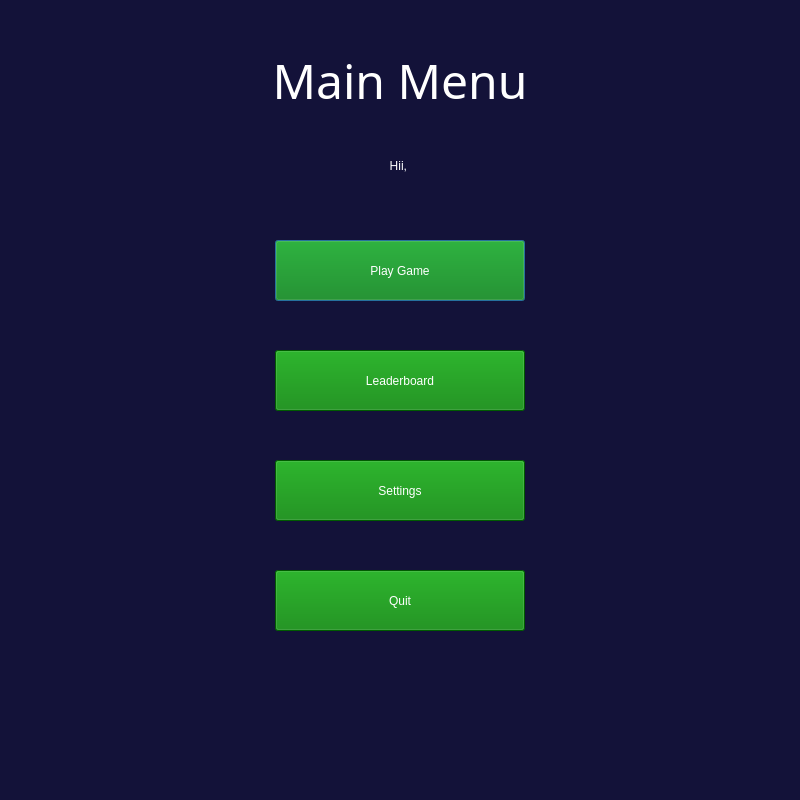
<?xml version="1.0" encoding="UTF-8"?>
<ui version="4.0">
 <class>f_mainmenu_frame</class>
 <widget class="QDialog" name="f_mainmenu_frame">
  <property name="geometry">
   <rect>
    <x>0</x>
    <y>0</y>
    <width>800</width>
    <height>800</height>
   </rect>
  </property>
  <property name="windowTitle">
   <string>Dialog</string>
  </property>
  <property name="styleSheet">
   <string notr="true">background-color:#131239;</string>
  </property>
  <widget class="QLabel" name="labelHeading">
   <property name="geometry">
    <rect>
     <x>230</x>
     <y>40</y>
     <width>340</width>
     <height>80</height>
    </rect>
   </property>
   <property name="font">
    <font>
     <family>Copperplate Gothic Light</family>
     <pointsize>36</pointsize>
     <weight>50</weight>
     <italic>false</italic>
     <bold>false</bold>
    </font>
   </property>
   <property name="styleSheet">
    <string notr="true">font: 36pt &quot;Copperplate Gothic Light&quot;;
color:white;

</string>
   </property>
   <property name="text">
    <string>Main Menu</string>
   </property>
   <property name="alignment">
    <set>Qt::AlignCenter</set>
   </property>
  </widget>
  <widget class="QPushButton" name="f_playgame">
   <property name="geometry">
    <rect>
     <x>275</x>
     <y>240</y>
     <width>250</width>
     <height>61</height>
    </rect>
   </property>
   <property name="cursor">
    <cursorShape>PointingHandCursor</cursorShape>
   </property>
   <property name="styleSheet">
    <string notr="true">font: 16pt &quot;Arial Rounded MT Bold&quot;;
padding:15px;
background-color:green;
color:white;

</string>
   </property>
   <property name="text">
    <string>Play Game</string>
   </property>
  </widget>
  <widget class="QPushButton" name="f_leaderboard">
   <property name="geometry">
    <rect>
     <x>275</x>
     <y>350</y>
     <width>250</width>
     <height>61</height>
    </rect>
   </property>
   <property name="cursor">
    <cursorShape>PointingHandCursor</cursorShape>
   </property>
   <property name="styleSheet">
    <string notr="true">font: 16pt &quot;Arial Rounded MT Bold&quot;;
padding:15px;
background-color:green;
color:white;

</string>
   </property>
   <property name="text">
    <string>Leaderboard</string>
   </property>
  </widget>
  <widget class="QPushButton" name="f_settings">
   <property name="geometry">
    <rect>
     <x>275</x>
     <y>460</y>
     <width>250</width>
     <height>61</height>
    </rect>
   </property>
   <property name="cursor">
    <cursorShape>PointingHandCursor</cursorShape>
   </property>
   <property name="styleSheet">
    <string notr="true">font: 16pt &quot;Arial Rounded MT Bold&quot;;
padding:15px;
background-color:green;
color:white;

</string>
   </property>
   <property name="text">
    <string>Settings</string>
   </property>
  </widget>
  <widget class="QPushButton" name="f_quit">
   <property name="geometry">
    <rect>
     <x>275</x>
     <y>570</y>
     <width>250</width>
     <height>61</height>
    </rect>
   </property>
   <property name="cursor">
    <cursorShape>PointingHandCursor</cursorShape>
   </property>
   <property name="styleSheet">
    <string notr="true">font: 16pt &quot;Arial Rounded MT Bold&quot;;
padding:15px;
background-color:green;
color:white;

</string>
   </property>
   <property name="text">
    <string>Quit</string>
   </property>
  </widget>
  <widget class="QLabel" name="f_response">
   <property name="geometry">
    <rect>
     <x>150</x>
     <y>140</y>
     <width>500</width>
     <height>51</height>
    </rect>
   </property>
   <property name="styleSheet">
    <string notr="true">font: 20pt &quot;Copperplate Gothic Light&quot;;
color:white;
</string>
   </property>
   <property name="text">
    <string>Hii, &lt;NAME&gt;</string>
   </property>
   <property name="alignment">
    <set>Qt::AlignCenter</set>
   </property>
  </widget>
 </widget>
 <resources/>
 <connections/>
</ui>
